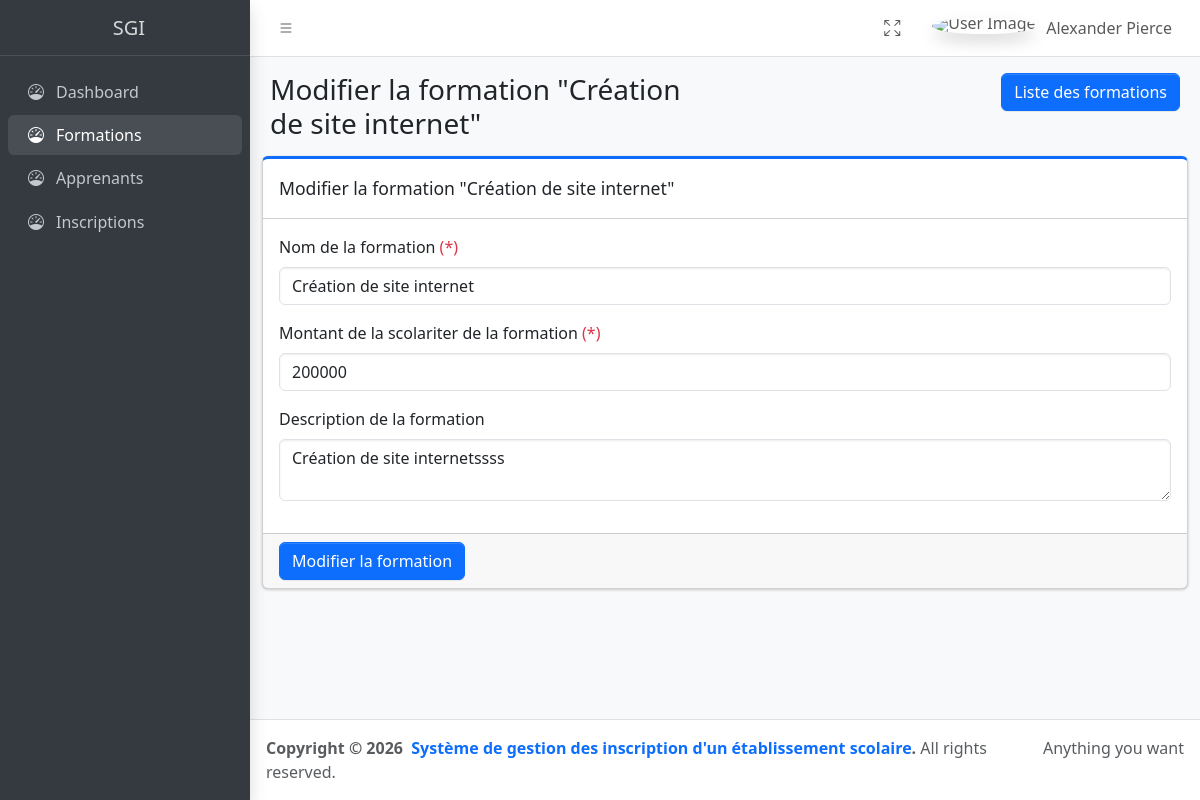
The app's page /index.php?page=modifier-formation&id=4 (signed in) with its own data.
### tables this page shows
CREATE TABLE `filieres` (
  `id` int NOT NULL,
  `nom` varchar(255) NOT NULL,
  `montant_scolarite` int NOT NULL,
  `description` text,
  `activer_le` timestamp NOT NULL DEFAULT CURRENT_TIMESTAMP,
  `creer_le` timestamp NOT NULL DEFAULT CURRENT_TIMESTAMP,
  `modifier_le` timestamp NOT NULL DEFAULT CURRENT_TIMESTAMP,
  `supprimer_le` timestamp NULL DEFAULT NULL
);

### index.php (called while the page is built, shortened)
<?php
require_once './app/fonction.php';
$page = obtenir_le_nom_de_la_page();
switch ($page) {
    case 'modifier-formation':
        if (estconnecter()) {
            $ficher_de_la_page = './app/pages/tableau_de_board/formation/modifier.php';
        } else {
            $ficher_de_la_page = './app/pages/authentification/connexion/index.php';
        }
        break;
}
require_once $ficher_de_la_page;

### app/pages/tableau_de_board/formation/modifier.php (the view, shortened to what this page needs)
<?php
$formation = recuperer_formation($_GET['id'] ?? 0);
$donnees = $formation;
$erreurs = [];
if (empty($formation)) {
    $erreurs['formation'] = "La formation que vous souhaitez modifier est introuvable";
    $message = "La formation que vous souhaitez modifier est introuvable";
    $nom_de_la_page = 'Modifier une formation';
} else {
    $nom_de_la_page = 'Modifier la formation "' . ($formation['nom'] ?? '') . '"';
}
require_once './app/pages/tableau_de_board/template_debut.php';
echo entete_de_ma_page($nom_de_la_page, ['nom' => 'Liste des formations', 'href' => 'index.php?page=liste-formation']);
?>
<div class="container-fluid">
    <div class="row g-4">
        <div class="col-md-12">
            <div class="card card-primary card-outline mb-4">
                <div class="card-header">
                    <div class="card-title">
                        <?= $nom_de_la_page; ?>
                    </div>
                </div>
                <form action="index.php?page=modifier-formation&id=<?= $_GET['id'] ?? 0; ?>" method="POST" novalidate>
                    <div class="card-body">
                        <div class="mb-3">
                            <label for="modifier-formation-nom" class="form-label">
                                Nom de la formation
                                <span class="text-danger">(*)</span>
                            </label>
                            <input
                                type="text"
                                class="form-control"
                                id="modifier-formation-nom"
                                name="nom"
                                value="<?= (!empty($donnees['nom'])) ? $donnees['nom'] : ''; ?>"
                                aria-describedby="modifier-formation-nom-aide"
                                required />
                        </div>
                        <div class="mb-3">
                            <label for="modifier-formation-montant-scolarite" class="form-label">
                                Montant de la scolariter de la formation
                                <span class="text-danger">(*)</span>
                            </label>
                            <input
                                type="number"
                                class="form-control"
                                id="modifier-formation-montant-scolarite"
                                name="montant_scolarite"
                                value="<?= (!empty($donnees['montant_scolarite'])) ? $donnees['montant_scolarite'] : ''; ?>"
                                aria-describedby="modifier-formation-montant-scolarite-aide"
                                required />
                        </div>
                        <div class="mb-3">
                            <label for="modifier-formation-description" class="form-label">
                                Description de la formation
                            </label>
                            <textarea class="form-control" id="modifier-formation-description" aria-label="With textarea" name="description"><?= (!empty($donnees['description'])) ? $donnees['description'] : ''  ?></textarea>
                        </div>
                    </div>
                    <div class="card-footer">
                        <button type="submit" class="btn btn-primary">Modifier la formation</button>
                    </div>
                </form>
            </div>
        </div>
    </div>
</div>
<? require_once './app/pages/tableau_de_board/template_fin.php'; ?>

### app/fonction.php (shortened to what this page needs)
<?php
function connexion_base_de_donnees(): PDO|bool
{
    try {
        return new PDO('mysql:host=localhost:8889;dbname=gestion_inscription_etablissement_scolaire;charset=utf8', 'root', 'root');
    } catch (Exception $e) {
        die('Erreur : ' . $e->getMessage());
        return false;
    }
}
function entete_de_ma_page(string $nom_de_la_page, array $action = [])
{
    $action_code = (!empty($action) && !empty($action['nom'])) ? '<a class="btn btn-primary" href="' . ($action['href'] ?? '#') . '">' . $action['nom'] . '</a>' : '';
    return '
            <div class="app-content-header">
                <div class="container-fluid">
                    <div class="row">
                        <div class="col-sm-6">
                            <h3 class="mb-0">' . $nom_de_la_page . '</h3>
                        </div>
                        <div class="col-sm-6">
                            <div class="float-sm-end">
                             ' . $action_code  . '
                            </div>
                        </div>
                    </div>
                </div>
            </div>
            ';
}
function recuperer_formation(int $id): array
{
    $requette = "SELECT * FROM `filieres` WHERE id=:id and supprimer_le is null ;";
    $instance_base_de_donnees =  connexion_base_de_donnees();
    $preparation_de_la_requette = $instance_base_de_donnees->prepare($requette);
    $preparation_de_la_requette->execute([
        'id' => $id
    ]);
    $formation = $preparation_de_la_requette->fetch(PDO::FETCH_ASSOC);
    $recuperer_formation =  $formation ? $formation : [];
    return $recuperer_formation;
}

### records on screen
filieres: nom "Modifier la formation \"Création de site internet\"", nom "Création de site internet", montant_scolarite "200000", description "Création de site internetssss"

### other values on screen
$action['nom'] "Liste des formations"
